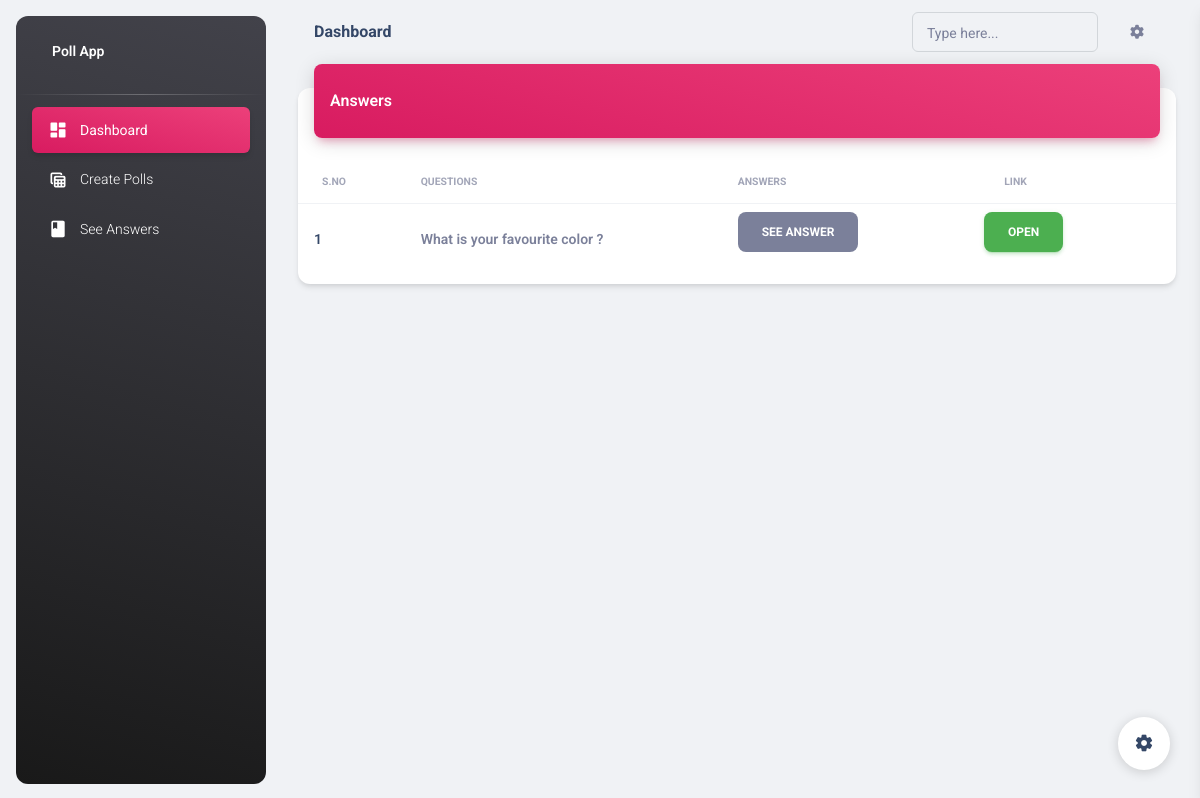
Page /see_answers/ (signed in) on the earlier database version.
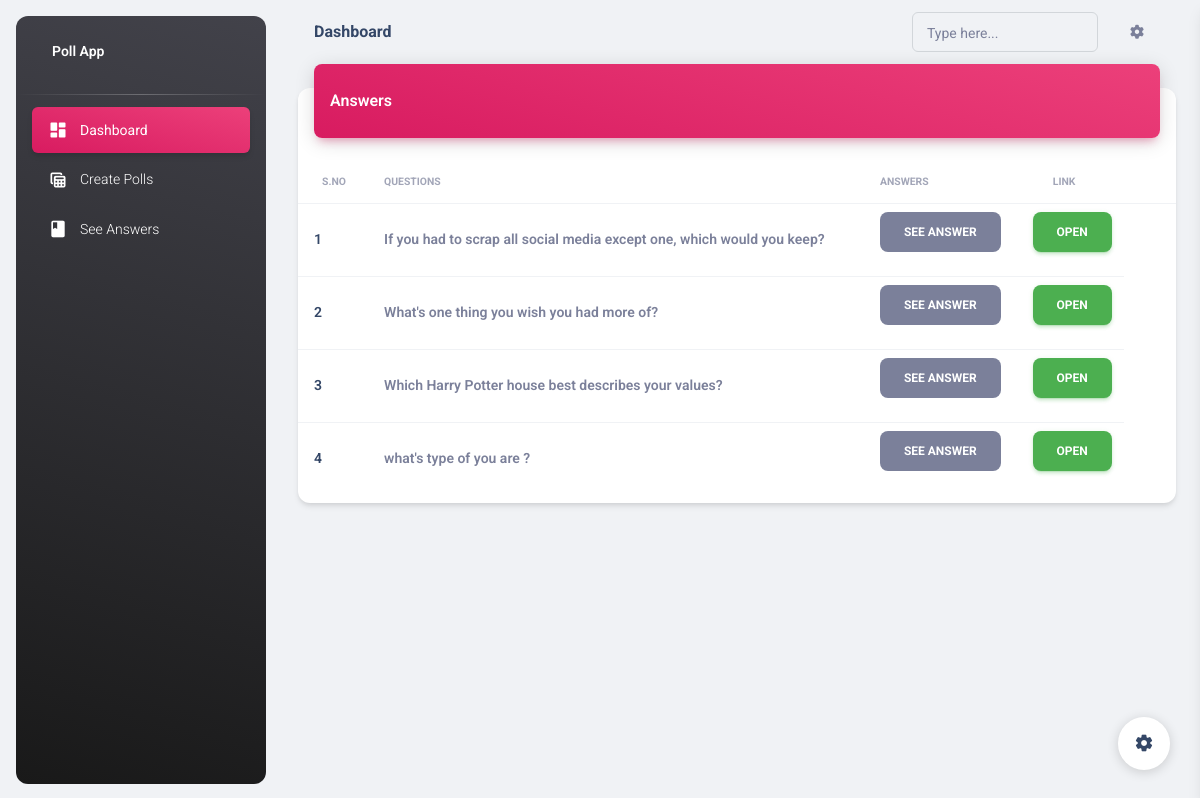
Same page on the later database version.
### pollapp/models.py (models this page shows, shortened)
class BaseModel(models.Model):
    uid = models.UUIDField(default=uuid.uuid4, editable=False, primary_key=True)
    created_at = models.DateTimeField(auto_now_add=True)
    updated_at = models.DateTimeField(auto_now=True)
    class Meta:
        abstract = True

class Question(BaseModel):
    user = models.ForeignKey(User, on_delete=models.CASCADE, related_name="questions")
    question_text = models.CharField(max_length=100)

### pollapp/views.py (the view)
# urls.py: path('see_answers/' , see_answers , name="see_answers"),
def see_answers(request):
    questions = Question.objects.filter(user = request.user)
    for question in questions:
        answe =  question.answer.all()
        for i in answe:
            print(i.answer_text)
            print("calculate % ", i.calculate_percentage)
    context = {
        'questions' : questions,
        }
    return render(request ,'see_ansswers.html' ,context)

### pollapp/models.py (called while the page is built)
    def calculate_percentage(self):
        answers = self.question.answer.all()
        total_votes = 0
        for answer in answers:
            total_votes += answer.counter
        payload = []
        try:
            return int((self.counter / total_votes) * 100)
        except Exception as e:
            return 0

    def __str__(self) -> str:
        return self.answer_text

### templates/see_ansswers.html (shortened to what this page needs)
{% extends 'index.html' %}
{% block content %}
<div class="container">
    <div class="row">
        <div class="col-12">
          <div class="card my-4">
            <div class="card-header p-0 position-relative mt-n4 mx-3 z-index-2">
              <div class="bg-gradient-primary shadow-primary border-radius-lg pt-4 pb-3">
                <h6 class="text-white text-capitalize ps-3">Answers</h6>
              </div>
            </div>
            <div class="card-body px-0 pb-2">
              <div class="table-responsive p-0">
                <table class="table align-items-center justify-content-center mb-0">
                  <thead>
                    <tr>
                      <th class="text-uppercase text-secondary text-xxs font-weight-bolder opacity-7">S.no</th>
                      <th class="text-uppercase text-secondary text-xxs font-weight-bolder opacity-7 ps-2">Questions</th>
                      <th class="text-uppercase text-secondary text-xxs font-weight-bolder opacity-7 ps-2">Answers</th>
                      <th class="text-uppercase text-secondary text-xxs font-weight-bolder text-center opacity-7 ps-2">Link</th>
                      <th></th>
                    </tr>
                  </thead>
                  <tbody>
                    {% for question in  questions %}
                    <tr>
                      <td>
                        <div class="d-flex px-2">
                          <div class="my-auto">
                            <h6 class="mb-0 text-sm">{{forloop.counter}}</h6>
                          </div>
                        </div>
                      </td>
                      <td>
                        <p class="text-sm font-weight-bold mb-0">{{question.question_text}}</p>
                      </td>
                      <td>
                        <a class="btn btn-secondary waves-effect waves-light btn" href="{% url 'answers' question.uid %}">See Answer</a>
                      </td>
                      <td class="align-middle text-center">
                        <div class="d-flex align-items-center justify-content-center">
                            <a href="/question/{{question.uid}}" target="_blank" class=" btn btn-success waves-effect waves-light btn" >Open</a>
                        </div>
                      </td>
                    </tr>
                    {% endfor %}
                  </tbody>
                </table>
              </div>
            </div>
          </div>
        </div>
      </div>
</div>
    {% endblock content %}

Differences in the rows shown:
removed Question: question_text "What is your favourite color ?"
added Question: question_text "If you had to scrap all social media except one, which would you keep?"
added Question: question_text "What's one thing you wish you had more of?"
added Question: question_text "Which Harry Potter house best describes your values?"
added Question: question_text "what's type of you are ?"
